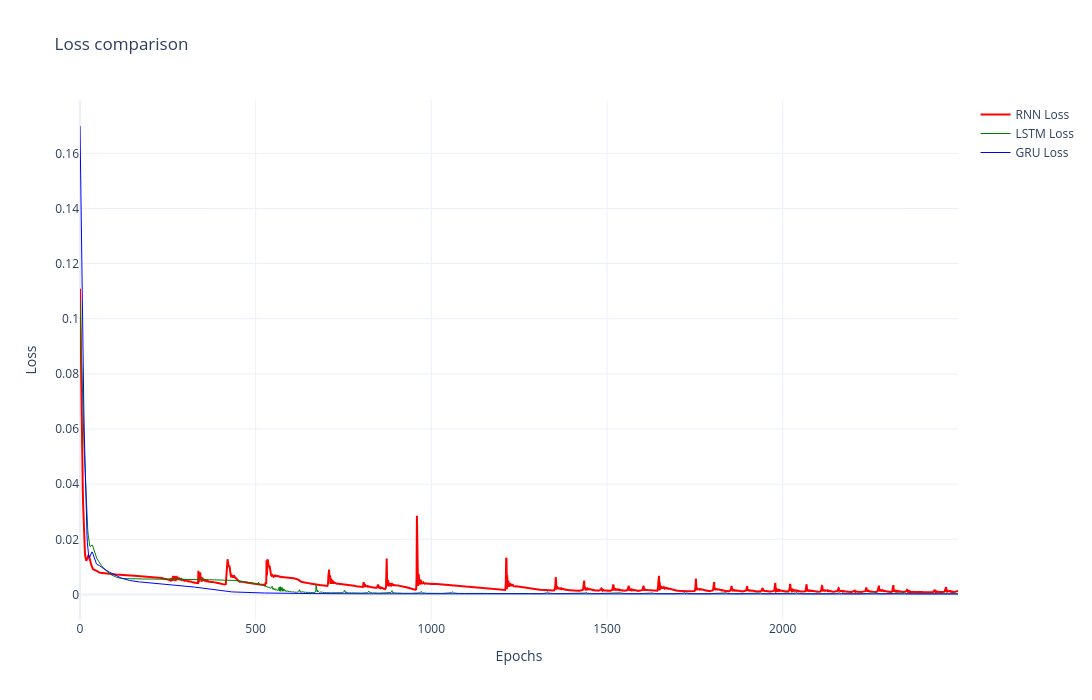

Here is the notebook cell this chart was saved with:
### Code cell
# Create the figure
fig = go.Figure()

# Add Predicted Prices trace
fig.add_trace(go.Scatter(
    x=list(range(len((rnn_loss)))),
    y=rnn_loss,
    mode='lines',
    name='RNN Loss',
    line=dict(color='red')
))

fig.add_trace(go.Scatter(
    x=list(range(len((lstm_loss)))),
    y=lstm_loss,
    mode='lines',
    name='LSTM Loss',
    line=dict(color='green', width=1)
))

fig.add_trace(go.Scatter(
    x=list(range(len((gru_loss)))),
    y=gru_loss,
    mode='lines',
    name='GRU Loss',
    line=dict(color='blue', width=1)
))

# Update layout
fig.update_layout(
    title='Loss comparison',
    xaxis_title='Epochs',
    yaxis_title='Loss',
    hovermode='x unified',
    template='plotly_white',
    width=1500,  # Adjust width to match your matplotlib figsize preference
    height=700
)

# Show the chart
fig.show()

### Figure 1 — Plotly figure (JSON) as saved in the notebook; plotly's stock layout.template omitted (floating-point values rounded to 4 significant figures; data arrays with more than 128 entries replaced by an {"elided": "..."} marker saying what was removed)
{"data": [{"line": {"color": "red"}, "mode": "lines", "name": "RNN Loss", "type": "scatter", "x": {"elided": "2500 int values"}, "y": {"elided": "2500 float values"}}, {"line": {"color": "green", "width": 1}, "mode": "lines", "name": "LSTM Loss", "type": "scatter", "x": {"elided": "2500 int values"}, "y": {"elided": "2500 float values"}}, {"line": {"color": "blue", "width": 1}, "mode": "lines", "name": "GRU Loss", "type": "scatter", "x": {"elided": "2500 int values"}, "y": {"elided": "2500 float values"}}], "layout": {"height": 700, "hovermode": "x unified", "title": {"text": "Loss comparison"}, "width": 1500, "xaxis": {"title": {"text": "Epochs"}}, "yaxis": {"title": {"text": "Loss"}}}}
